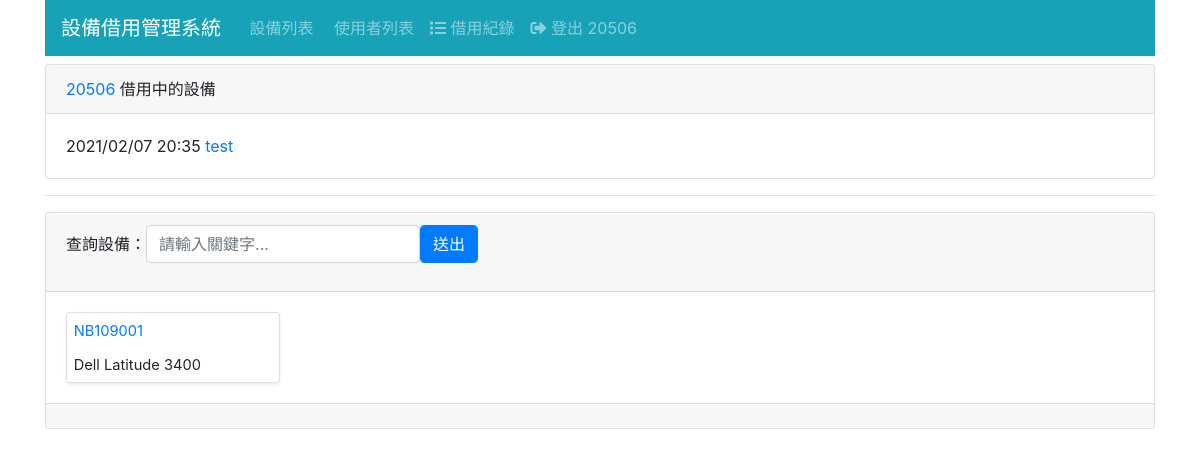
Page /log/checkout/3/ (signed in) on the earlier database version.
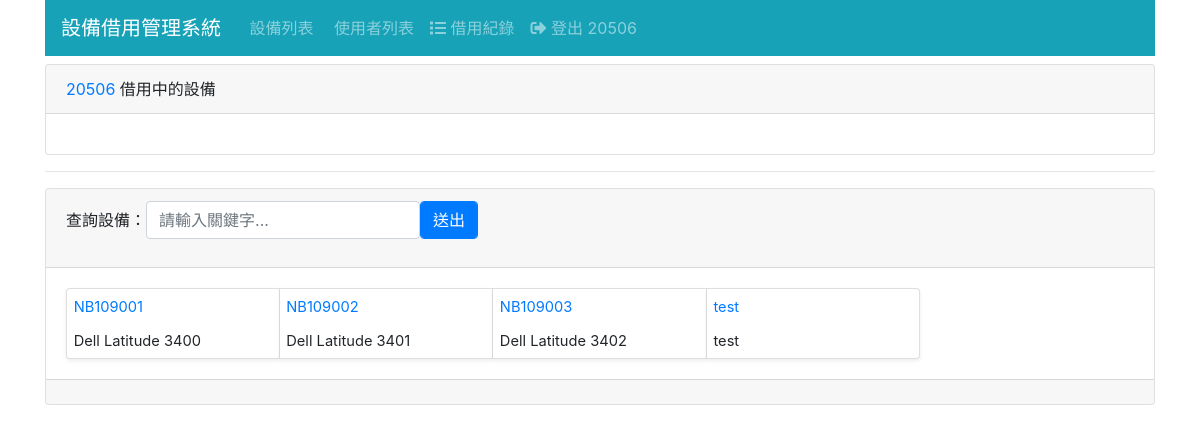
Same page on the later database version.
### log/models.py (models this page shows, shortened)
class Log(Model):
    borrower = ForeignKey(Borrower, CASCADE)
    equip = ForeignKey(Equip, CASCADE)
    checkout = DateTimeField('借用時間', auto_now_add=True)
    returned = DateTimeField('歸還時間', null=True)    # 以 null 代表尚未歸還

### equip/models.py (models this page shows, shortened)
class Equip(Model):
    SerialNumber = CharField('設備編號', max_length=255)
    pattern = CharField('型號', max_length=255)
    PropertyNumber = CharField('財產編號', max_length=255)
    comment = CharField('備註',max_length=255)

### log/views.py (the view)
# urls.py: path('checkout/<int:rid>/', CheckoutEquip.as_view(), name='checkout_equip'),
class CheckoutEquip(LoginRequiredMixin, ListView):
    model = Equip
    paginate_by = 5
    template_name = 'log/checkout_equip_list.html'
    def get_queryset(self):
        query = self.request.GET.get('query')
        if query:
            equips = Equip.objects.filter(title__icontains=query)
        else:
            equips = Equip.objects
        return equips.exclude(
            log__checkout__isnull=False,
            log__returned__isnull=True
        ).order_by('SerialNumber')
    def get_context_data(self, **kwargs):
        ctx = super().get_context_data(**kwargs)
        curr_borrower = Borrower.objects.get(id=self.kwargs['rid'])
        ctx['query'] = self.request.GET.get('query') or ""
        ctx['borrower'] = curr_borrower
        ctx['borrowing'] = curr_borrower.log_set.filter(
            returned__isnull=True
        ).select_related('equip')
        return ctx

### templates/log/checkout_equip_list.html (shortened to what this page needs)
{% extends "base.html" %}
{% block content %}
<div class="card">
  <div class="card-header">
    <a href="{% url 'borrower_view' borrower.id %}">{{ borrower.realname }}</a>
    借用中的設備
  </div>
  <div class="card-body">
    {% for log in borrowing %}
    <div>
      {{ log.checkout|date:"Y/m/d H:i" }}
      <a href="{% url 'equip_view' log.equip.id %}">{{ log.equip.SerialNumber }}</a>
    </div>
    {% endfor %}
  </div>
</div>
<hr>
<div class="card">
  <div class="card-header">
    <form action=""  method="get">
      <div class="form-inline form-group">
        <label>查詢設備：</label>
        <input type="text" name="query" class="form-control" placeholder="請輸入關鍵字..." value="{{ query }}"/>
        <input type="submit" class="form-control btn btn-primary" value="送出"/>
      </div>
    </form>
</div>
<div id="equip-list" class="card-body card-group">
  {% for equip in equip_list %}
  <div class="card shadow-sm">
    <div class="card-body">
      <div class="card-title">
        <a href="{% url 'checkout_log' borrower.id equip.id %}">{{ equip.SerialNumber }}</a>
      </div>
      <div class="card-text">{{ equip.pattern }}</div>
    </div>
  </div>
  {% endfor %}
</div>
<div class="card-footer">
</div>
</div>
{% endblock %}

Differences in the rows shown:
no longer on this page (row edited): Log: checkout "2021/02/07 20:35", equip.SerialNumber "test"
added Equip: SerialNumber "NB109002", pattern "Dell Latitude 3401"
added Equip: SerialNumber "NB109003", pattern "Dell Latitude 3402"
now on this page (row unchanged): Equip: SerialNumber "test", pattern "test"
